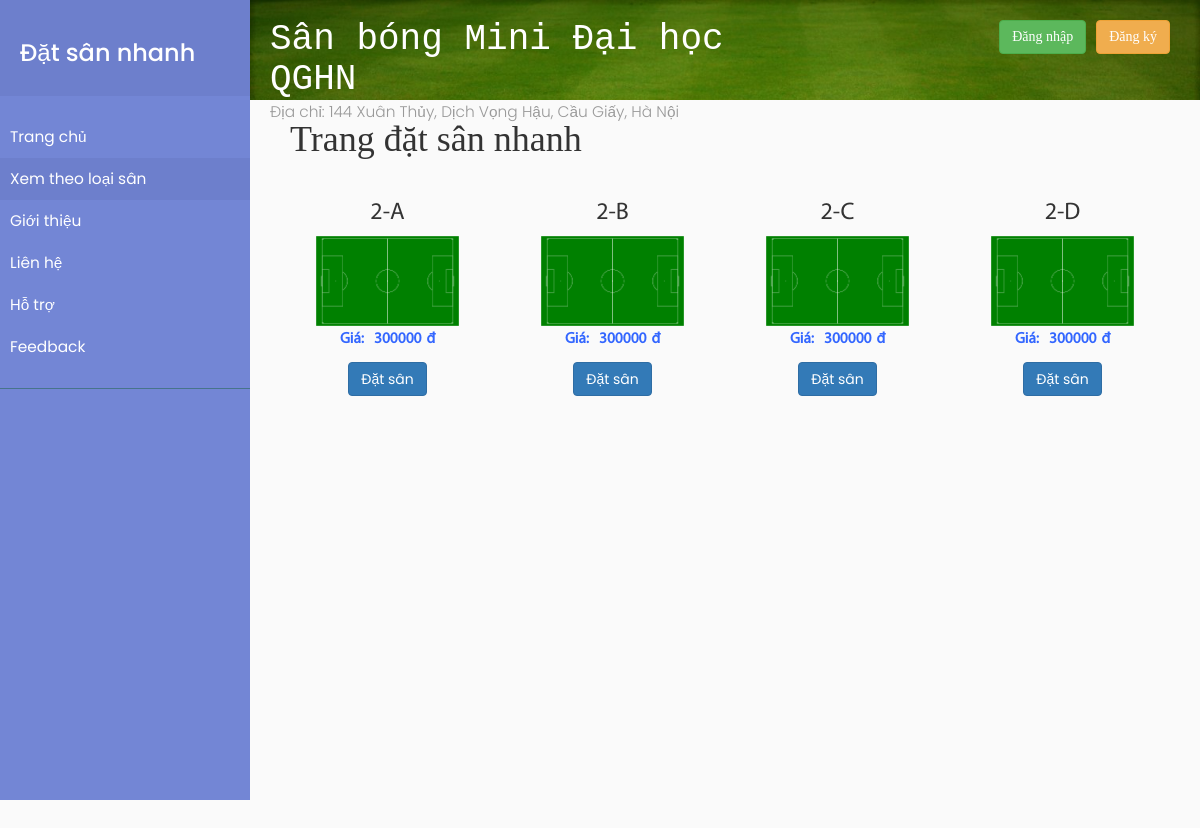
Page /loaisan/2 on the committed database.
### tables this page shows
CREATE TABLE `tbl_san` (
  `idsan` char(10) NOT NULL,
  `tensan` char(10) DEFAULT NULL,
  `loaisan` char(10) DEFAULT NULL,
  `dongia` int(11) DEFAULT NULL,
  `updatedDate` timestamp NOT NULL DEFAULT current_timestamp() ON UPDATE current_timestamp(),
  `createdDate` timestamp NOT NULL DEFAULT '0000-00-00 00:00:00'
);

### application/controllers/homepage_controller.php (called while the page is built, shortened)
<?php
class homepage_controller extends CI_Controller
{
	function __construct()
	{
		$this->load->helper('url');
		$this->load->library('session');
		$this->load->database();
		$this->load->model('model_san');
		$this->load->model('model_dichvu');
		$this->load->model('model_hoadon');
		$this->load->model('model_hoadonchitiet');
		$this->load->model('model_type');
		$this->load->model('model_customer');
		$this->load->model('model_user');
	}
	public function getSanByType($id)
	{
		$result['data'] = $this->model_san->getPitchByType($id);
		$data = $this->model_dichvu->getAlldichvu();
		$result['type'] = $this->model_type->getAllType();
		if ($data['error'] != '') {
			$result['error'] = $data['error'];
			$this->load->view('errors/html/error_db', $result);
			return false;
		} else {
			$result['dichvu'] = $data['dichvu'];
		}
		$this->load->view('homepage', $result);
	}
}

### index.php (called while the page is built, shortened)
<?php
require_once BASEPATH.'core/CodeIgniter.php';

### application/models/model_dichvu.php (called while the page is built, shortened)
<?php
class model_dichvu extends CI_Model {
    	public function getAlldichvu(){
        try{
          $query = $this->db->get('tbl_dichvu');
          $data['dichvu']= $query->result();
          if($query->num_rows()>0){
          $data['error'] = '';
          }
          else{
            $data['error']= 'Lỗi khi thực hiện get data dịch vụ!';
          }
        }catch(Exception $e){
          $data['error']= 'Lỗi khi thực hiện get data dịch vụ!';
        }
      	return $data;
    	}
  	}
?>

### application/models/model_san.php (called while the page is built, shortened)
<?php
class model_san extends CI_Model {
      public function getPitchByType($id){
        $this->db->where('loaisan',$id);
        $query = $this->db->get('tbl_san');
        return $query->result();
      }
  	}
?>

### application/views/homepage.php (the view, shortened to what this page needs)
<!DOCTYPE html>
<html lang="en">
<head>
  <link rel="stylesheet" href="https://maxcdn.bootstrapcdn.com/bootstrap/3.3.7/css/bootstrap.min.css">
  <link rel="stylesheet" href="/datsannhanh/css/style2.css">
  <link rel="stylesheet" href="/datsannhanh/css/datepicker.css">
  <link rel="stylesheet" href="/datsannhanh/css/toggle.css">
  <link rel="stylesheet" href="//code.jquery.com/ui/1.12.1/themes/base/jquery-ui.css">
  <link rel="stylesheet" href="//cdnjs.cloudflare.com/ajax/libs/timepicker/1.3.5/jquery.timepicker.min.css">
  <link href="/datsannhanh/css/mdtimepicker.css" rel="stylesheet">
  <link rel="stylesheet" href="https://cdnjs.cloudflare.com/ajax/libs/malihu-custom-scrollbar-plugin/3.1.5/jquery.mCustomScrollbar.min.css">
  <link href="//cdnjs.cloudflare.com/ajax/libs/toastr.js/latest/css/toastr.min.css" rel="stylesheet" />
</head>
<body>
  <div class="wrapper">
    <nav id="sidebar">
      <div class="sidebar-header">
        <h3>Đặt sân nhanh</h3>
      </div>
      <ul class="list-unstyled components">
        <li>
          <a href="<?php echo base_url(); ?>">Trang chủ</a>
        </li>
        <li class="active">
          <a href="#homeSubmenu" data-toggle="collapse" aria-expanded="false" class="dropdown-toggle">Xem theo loại sân</a>
        </li>
        <li>
          <a href="#">Giới thiệu</a>
        </li>
        <li>
          <a href="#pageSubmenu" data-toggle="collapse" aria-expanded="false" class="dropdown-toggle">Liên hệ</a>
        </li>
        <li>
          <a href="#">Hỗ trợ</a>
        </li>
        <li>
          <a href="#">Feedback</a>
        </li>
      </ul>
    </nav>
    <div class="header-web">
        <div class="nav-header">
        <h1>Sân bóng Mini Đại học QGHN</h1>
        <p>Địa chỉ: 144 Xuân Thủy, Dịch Vọng Hậu, Cầu Giấy, Hà Nội</p>
      </div>
      <div class="form-inline">
        <?php if ($this->session->userdata('username') == '') { ?>
          <input type="button" name="register" class="btn btn-warning btn-register" value="Đăng ký">
          <input type="button" name="login" class="btn btn-success btn-login" style="margin-right: 10px;" data-toggle="modal" data-target="#loginModal" value="Đăng nhập">
        <?php }; ?>
      </div>
    </div>
    <div id="content">
      <h1>Trang đặt sân nhanh</h1>
      <div class="row">
        <?php foreach ($data as $key => $value) {
        ?>
          <div class="col-sm-3 display-pitch text-center">
            <h3 class="text-center pitch-name"><?php echo  $value->tensan; ?></h3>
            <img src="/datsannhanh/image/san3.png" style="width:70%">
            <p class="text-center price-pitch">Giá:<span style="padding-left: 10px;padding-right: 5px;"><?php echo  $value->dongia; ?></span>đ</p>
            <p class="text-center">
              <input type="button" name="datsan" id="btnDatSan" data-toggle="modal" data-target="#" onclick="choosesan(<?php echo  $value->idsan; ?>)" class="btn btn-primary" value="Đặt sân">
            </p>
          </div>
        <?php } ?>
      </div>
    </div>
  </div>
</body>
</html>

### css/style2.css (style rules this page uses)
body { font-family: 'Poppins', sans-serif; background: #fafafa; }
p { font-family: 'Poppins', sans-serif; font-size: 1.1em; font-weight: 300; line-height: 1.7em; color: #999; }
a, a:hover, a:focus { color: inherit; text-decoration: none; transition: all 0.3s; }
.wrapper { display: flex; width: 100%; }
#sidebar { width: 250px; position: fixed; top: 0; left: 0; height: 100vh; z-index: 999; background: #7386D5; color: #fff; transition: all 0.3s; }
#sidebar .sidebar-header { padding: 20px; background: #6d7fcc; }
#sidebar ul.components { padding: 20px 0; border-bottom: 1px solid #47748b; }
#sidebar ul li a { padding: 10px; font-size: 1.1em; display: block; }
#sidebar ul li.active>a, a[aria-expanded="true"] { color: #fff; background: #6d7fcc; }
a[data-toggle="collapse"] { position: relative; }
.dropdown-toggle::after { display: block; position: absolute; top: 50%; right: 20px; transform: translateY(-50%); }
#content { font-family: "Times New Roman", Times, serif; width: calc(100% - 250px); margin-top: 60px; padding-left: 40px; padding-bottom: 40px; padding-right: 40px; min-height: 100vh; transition: all 0.3s; position: absolute; top: 0; right: 0; }
.display-pitch { padding: 10px }
.pitch-name { font-family:'Myriad Pro Regular'; font-weight:normal; }
.price-pitch { font-family:'Myriad Pro Regular'; font-weight:bold; color: #3366ff; }
.header-web { font-family: "Times New Roman", Times, serif; width: calc(100% - 250px); margin-bottom: 100px; padding: 20px; transition: all 0.3s; position: absolute; top: 0; right: 0; background-color: red; }
.btn-login { float: right; }
.btn-register { float: right; }

### css/toggle.css (style rules this page uses)
.form-inline { align-items: center; margin-right: 1rem !important; }
#content { margin-top: 100px; }
.header-web { height: 100px; background: url("../image/cover5.jpg"); background-repeat: no-repeat, repeat; background-size: cover; }
.header-web .nav-header { float: left; }
.header-web .nav-header h1 { margin: 0; padding: 0; font-family: Courier; color: white; }
@media (max-width: 1224px) { .header-web .nav-header { width: 50%; } }

### application/views/homepage.php (style rules this page uses)
.wrapper { display: flex; width: 100%; }
#sidebar { width: 250px; position: fixed; top: 0; left: 0; height: 100vh; z-index: 999; background: #7386D5; color: #fff; transition: all 0.3s; }

### rows in the picture
tbl_san: tensan "2-A", dongia "300000"
tbl_san: tensan "2-B", dongia "300000"
tbl_san: tensan "2-C", dongia "300000"
tbl_san: tensan "2-D", dongia "300000"
